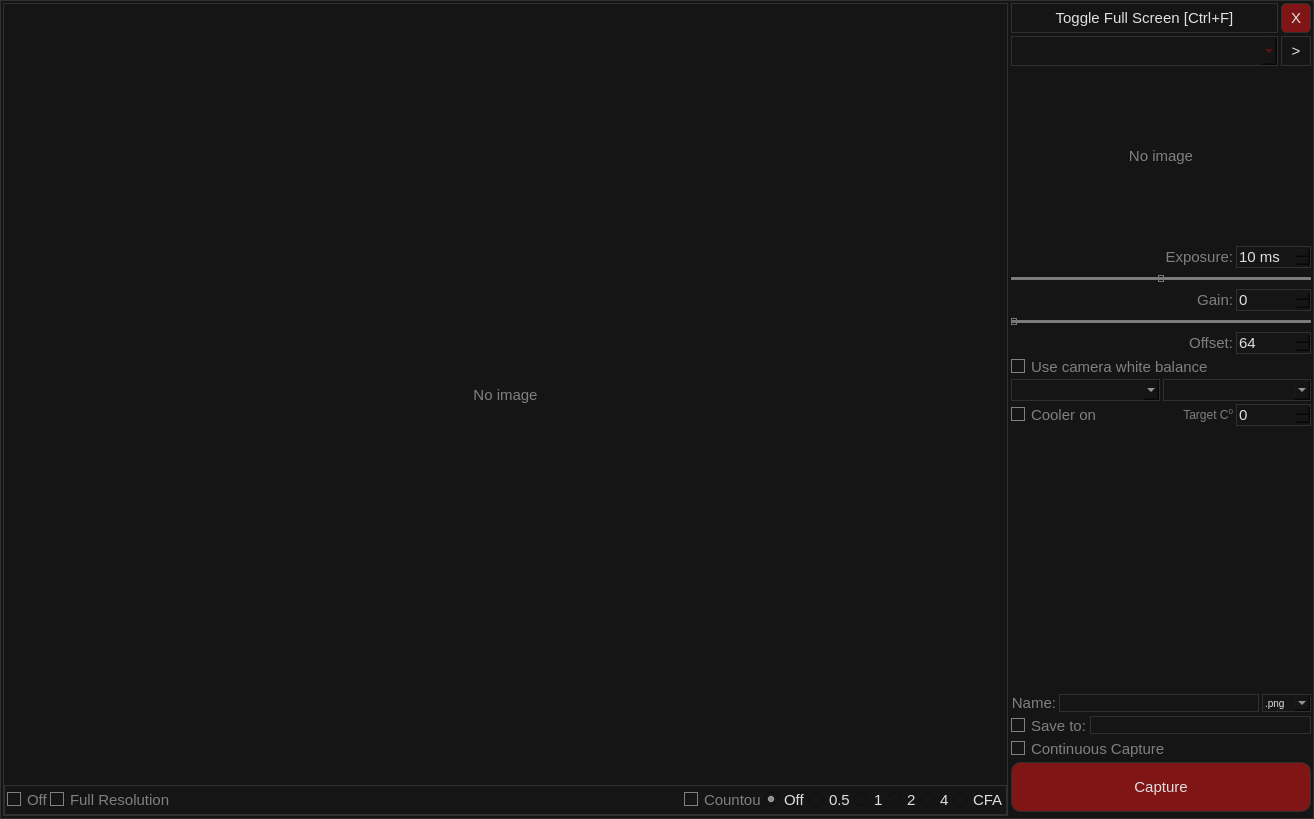
<?xml version="1.0" encoding="UTF-8"?>
<ui version="4.0">
 <class>MainFrame</class>
 <widget class="QMainWindow" name="MainFrame">
  <property name="geometry">
   <rect>
    <x>0</x>
    <y>0</y>
    <width>1314</width>
    <height>819</height>
   </rect>
  </property>
  <property name="windowTitle">
   <string>OpenAP Capture</string>
  </property>
  <property name="styleSheet">
   <string notr="true">QWidget {
	color: #E0E0E0;
	background-color: #151515;
	border-width: 1px;
	border-style: solid;
	border-color: #303030;
	font-size:15px;
}
QFrame {
	border-color: #303030;
}
QPushButton::hover {
	color: #FFFFFF;
	border-color: #707070;
}
QPushButton::pressed {
	background-color: #303030;
}
QPushButton:focus {
	outline: none;
}
QCheckBox {
	color: gray;
	border: none;
}
QCheckBox::indicator:unchecked {
	border: 1px solid gray;
}
QCheckBox::indicator:unchecked:hover {
	border: 2px solid gray;
}
QCheckBox::indicator:checked {
}
QLabel {
	color: gray;
}
QSlider {
	border: none;
}
QSlider::groove:horizontal {
	border: none;
	height: 3px;
}
QSlider::add-page:horizontal {
	background: gray;
	border: 1px solid #777;
}
QSlider::sub-page:horizontal {
	background: gray;
	border: 1px solid #777;
}
QSlider::handle:horizontal {
	background: qlineargradient(x1:0, y1:0, x2:1, y2:1,
		stop:0 #eee, stop:1 #ccc);
	border: 1px solid #777;
	width: 4px;
	margin-top: -2px;
	margin-bottom: -2px;
	border-radius: 4px;
}
</string>
  </property>
  <widget class="QWidget" name="centralWidget">
   <layout class="QHBoxLayout" name="horizontalLayout">
    <item>
     <widget class="QFrame" name="imageFrame">
      <property name="styleSheet">
       <string notr="true"/>
      </property>
      <property name="frameShape">
       <enum>QFrame::StyledPanel</enum>
      </property>
      <layout class="QVBoxLayout" name="verticalLayout_4">
       <property name="spacing">
        <number>0</number>
       </property>
       <property name="leftMargin">
        <number>0</number>
       </property>
       <property name="topMargin">
        <number>0</number>
       </property>
       <property name="rightMargin">
        <number>0</number>
       </property>
       <property name="bottomMargin">
        <number>0</number>
       </property>
       <item>
        <widget class="ImageView" name="imageView">
         <property name="styleSheet">
          <string notr="true">QLabel#imageView{ border:none; }</string>
         </property>
         <property name="text">
          <string>No image</string>
         </property>
         <property name="alignment">
          <set>Qt::AlignCenter</set>
         </property>
        </widget>
       </item>
       <item>
        <widget class="QFrame" name="imageControlsFrame">
         <property name="maximumSize">
          <size>
           <width>16777215</width>
           <height>30</height>
          </size>
         </property>
         <property name="styleSheet">
          <string notr="true">font-size:10px;
QFrame {
	border-right:none;
	border-left:none;
	border-bottom:none;
}</string>
         </property>
         <property name="frameShape">
          <enum>QFrame::StyledPanel</enum>
         </property>
         <property name="frameShadow">
          <enum>QFrame::Raised</enum>
         </property>
         <layout class="QHBoxLayout" name="horizontalLayout_11">
          <property name="leftMargin">
           <number>2</number>
          </property>
          <property name="topMargin">
           <number>2</number>
          </property>
          <property name="rightMargin">
           <number>2</number>
          </property>
          <property name="bottomMargin">
           <number>2</number>
          </property>
          <item>
           <widget class="QGroupBox" name="groupBox">
            <property name="styleSheet">
             <string notr="true">border:none;</string>
            </property>
            <property name="title">
             <string/>
            </property>
            <layout class="QHBoxLayout" name="horizontalLayout_13">
             <property name="leftMargin">
              <number>0</number>
             </property>
             <property name="topMargin">
              <number>0</number>
             </property>
             <property name="rightMargin">
              <number>0</number>
             </property>
             <property name="bottomMargin">
              <number>0</number>
             </property>
             <item>
              <widget class="QCheckBox" name="renderOffCheckBox">
               <property name="maximumSize">
                <size>
                 <width>40</width>
                 <height>16777215</height>
                </size>
               </property>
               <property name="text">
                <string>Off</string>
               </property>
              </widget>
             </item>
             <item>
              <widget class="QCheckBox" name="showFullResolution">
               <property name="text">
                <string>Full Resolution</string>
               </property>
              </widget>
             </item>
            </layout>
           </widget>
          </item>
          <item>
           <widget class="QGroupBox" name="zoomGroupBox">
            <property name="maximumSize">
             <size>
              <width>320</width>
              <height>16777215</height>
             </size>
            </property>
            <property name="styleSheet">
             <string notr="true">border:none;</string>
            </property>
            <property name="title">
             <string/>
            </property>
            <layout class="QHBoxLayout" name="horizontalLayout_12">
             <property name="leftMargin">
              <number>0</number>
             </property>
             <property name="topMargin">
              <number>0</number>
             </property>
             <property name="rightMargin">
              <number>0</number>
             </property>
             <property name="bottomMargin">
              <number>0</number>
             </property>
             <item>
              <widget class="QCheckBox" name="countourCheckBox">
               <property name="text">
                <string>Countour</string>
               </property>
              </widget>
             </item>
             <item>
              <widget class="QRadioButton" name="zoomOffRadioButton">
               <property name="text">
                <string>Off</string>
               </property>
               <property name="checked">
                <bool>true</bool>
               </property>
              </widget>
             </item>
             <item>
              <widget class="QRadioButton" name="zoomHalfRadioButton">
               <property name="text">
                <string>0.5</string>
               </property>
              </widget>
             </item>
             <item>
              <widget class="QRadioButton" name="zoom1xRadioButton">
               <property name="text">
                <string>1</string>
               </property>
               <property name="checked">
                <bool>false</bool>
               </property>
              </widget>
             </item>
             <item>
              <widget class="QRadioButton" name="zoom2xRadioButton">
               <property name="text">
                <string>2</string>
               </property>
              </widget>
             </item>
             <item>
              <widget class="QRadioButton" name="zoom4xRadioButton">
               <property name="text">
                <string>4</string>
               </property>
              </widget>
             </item>
             <item>
              <widget class="QRadioButton" name="zoomCfaRadioButton">
               <property name="text">
                <string>CFA</string>
               </property>
              </widget>
             </item>
            </layout>
           </widget>
          </item>
         </layout>
        </widget>
       </item>
      </layout>
     </widget>
    </item>
    <item>
     <widget class="QFrame" name="controlsPanel">
      <property name="minimumSize">
       <size>
        <width>300</width>
        <height>0</height>
       </size>
      </property>
      <property name="maximumSize">
       <size>
        <width>268</width>
        <height>16777215</height>
       </size>
      </property>
      <property name="styleSheet">
       <string notr="true">QFrame { 
	border:none;
}</string>
      </property>
      <property name="frameShape">
       <enum>QFrame::StyledPanel</enum>
      </property>
      <property name="frameShadow">
       <enum>QFrame::Raised</enum>
      </property>
      <layout class="QVBoxLayout" name="verticalLayout">
       <property name="leftMargin">
        <number>0</number>
       </property>
       <property name="topMargin">
        <number>0</number>
       </property>
       <property name="rightMargin">
        <number>0</number>
       </property>
       <item>
        <widget class="QFrame" name="topToolbar">
         <property name="sizePolicy">
          <sizepolicy hsizetype="Minimum" vsizetype="Fixed">
           <horstretch>0</horstretch>
           <verstretch>0</verstretch>
          </sizepolicy>
         </property>
         <property name="frameShape">
          <enum>QFrame::StyledPanel</enum>
         </property>
         <property name="frameShadow">
          <enum>QFrame::Raised</enum>
         </property>
         <layout class="QHBoxLayout" name="horizontalLayout_3">
          <property name="leftMargin">
           <number>0</number>
          </property>
          <property name="topMargin">
           <number>0</number>
          </property>
          <property name="rightMargin">
           <number>0</number>
          </property>
          <property name="bottomMargin">
           <number>0</number>
          </property>
          <item>
           <widget class="QPushButton" name="toggleFullScreenButton">
            <property name="sizePolicy">
             <sizepolicy hsizetype="Minimum" vsizetype="Preferred">
              <horstretch>0</horstretch>
              <verstretch>0</verstretch>
             </sizepolicy>
            </property>
            <property name="minimumSize">
             <size>
              <width>0</width>
              <height>30</height>
             </size>
            </property>
            <property name="maximumSize">
             <size>
              <width>16777215</width>
              <height>30</height>
             </size>
            </property>
            <property name="text">
             <string>Toggle Full Screen [Ctrl+F]</string>
            </property>
           </widget>
          </item>
          <item>
           <widget class="QPushButton" name="closeButton">
            <property name="minimumSize">
             <size>
              <width>30</width>
              <height>30</height>
             </size>
            </property>
            <property name="maximumSize">
             <size>
              <width>30</width>
              <height>30</height>
             </size>
            </property>
            <property name="font">
             <font>
              <pointsize>-1</pointsize>
             </font>
            </property>
            <property name="toolTip">
             <string>Exit application</string>
            </property>
            <property name="styleSheet">
             <string notr="true">QPushButton {
	background-color: #801515;
	border-radius: 5px;
}
</string>
            </property>
            <property name="text">
             <string>X</string>
            </property>
           </widget>
          </item>
         </layout>
        </widget>
       </item>
       <item>
        <widget class="QFrame" name="cameraSelectionControls">
         <property name="sizePolicy">
          <sizepolicy hsizetype="Preferred" vsizetype="Fixed">
           <horstretch>0</horstretch>
           <verstretch>0</verstretch>
          </sizepolicy>
         </property>
         <property name="minimumSize">
          <size>
           <width>0</width>
           <height>30</height>
          </size>
         </property>
         <property name="maximumSize">
          <size>
           <width>16777215</width>
           <height>16777215</height>
          </size>
         </property>
         <property name="styleSheet">
          <string notr="true">QFrame { 
	border:none;
}</string>
         </property>
         <property name="frameShape">
          <enum>QFrame::StyledPanel</enum>
         </property>
         <property name="frameShadow">
          <enum>QFrame::Raised</enum>
         </property>
         <layout class="QHBoxLayout" name="horizontalLayout_2">
          <property name="leftMargin">
           <number>0</number>
          </property>
          <property name="topMargin">
           <number>0</number>
          </property>
          <property name="rightMargin">
           <number>0</number>
          </property>
          <property name="bottomMargin">
           <number>0</number>
          </property>
          <item>
           <widget class="QComboBox" name="cameraSelectionCombo">
            <property name="minimumSize">
             <size>
              <width>0</width>
              <height>30</height>
             </size>
            </property>
            <property name="styleSheet">
             <string notr="true">QComboBox {
	color: #801515; 
	font-weight: bold;
}</string>
            </property>
            <property name="editable">
             <bool>true</bool>
            </property>
            <property name="frame">
             <bool>true</bool>
            </property>
           </widget>
          </item>
          <item>
           <widget class="QPushButton" name="cameraOpenCloseButton">
            <property name="maximumSize">
             <size>
              <width>30</width>
              <height>30</height>
             </size>
            </property>
            <property name="font">
             <font>
              <pointsize>-1</pointsize>
             </font>
            </property>
            <property name="text">
             <string>&gt;</string>
            </property>
           </widget>
          </item>
         </layout>
        </widget>
       </item>
       <item>
        <widget class="QLabel" name="histogramView">
         <property name="maximumSize">
          <size>
           <width>16777215</width>
           <height>174</height>
          </size>
         </property>
         <property name="text">
          <string>No image</string>
         </property>
         <property name="alignment">
          <set>Qt::AlignCenter</set>
         </property>
        </widget>
       </item>
       <item>
        <widget class="QFrame" name="cameraControlsFrame">
         <property name="sizePolicy">
          <sizepolicy hsizetype="Preferred" vsizetype="Fixed">
           <horstretch>0</horstretch>
           <verstretch>0</verstretch>
          </sizepolicy>
         </property>
         <property name="frameShape">
          <enum>QFrame::StyledPanel</enum>
         </property>
         <property name="frameShadow">
          <enum>QFrame::Raised</enum>
         </property>
         <layout class="QVBoxLayout" name="verticalLayout_2">
          <property name="spacing">
           <number>3</number>
          </property>
          <property name="leftMargin">
           <number>0</number>
          </property>
          <property name="topMargin">
           <number>0</number>
          </property>
          <property name="rightMargin">
           <number>0</number>
          </property>
          <property name="bottomMargin">
           <number>0</number>
          </property>
          <item>
           <widget class="QFrame" name="exposureFrame">
            <property name="sizePolicy">
             <sizepolicy hsizetype="Preferred" vsizetype="Fixed">
              <horstretch>0</horstretch>
              <verstretch>0</verstretch>
             </sizepolicy>
            </property>
            <property name="frameShape">
             <enum>QFrame::StyledPanel</enum>
            </property>
            <property name="frameShadow">
             <enum>QFrame::Raised</enum>
            </property>
            <layout class="QHBoxLayout" name="horizontalLayout_4">
             <property name="spacing">
              <number>3</number>
             </property>
             <property name="leftMargin">
              <number>0</number>
             </property>
             <property name="topMargin">
              <number>0</number>
             </property>
             <property name="rightMargin">
              <number>0</number>
             </property>
             <property name="bottomMargin">
              <number>0</number>
             </property>
             <item>
              <widget class="QLabel" name="exposureLabel">
               <property name="layoutDirection">
                <enum>Qt::LeftToRight</enum>
               </property>
               <property name="text">
                <string>Exposure:</string>
               </property>
               <property name="alignment">
                <set>Qt::AlignRight|Qt::AlignTrailing|Qt::AlignVCenter</set>
               </property>
              </widget>
             </item>
             <item>
              <widget class="QSpinBox" name="exposureSpinBox">
               <property name="maximumSize">
                <size>
                 <width>75</width>
                 <height>16777215</height>
                </size>
               </property>
               <property name="suffix">
                <string> ms</string>
               </property>
               <property name="minimum">
                <number>1</number>
               </property>
               <property name="maximum">
                <number>10000</number>
               </property>
               <property name="value">
                <number>10</number>
               </property>
               <property name="displayIntegerBase">
                <number>10</number>
               </property>
              </widget>
             </item>
            </layout>
           </widget>
          </item>
          <item>
           <widget class="QSlider" name="exposureSlider">
            <property name="minimum">
             <number>0</number>
            </property>
            <property name="maximum">
             <number>80</number>
            </property>
            <property name="singleStep">
             <number>1</number>
            </property>
            <property name="pageStep">
             <number>10</number>
            </property>
            <property name="value">
             <number>40</number>
            </property>
            <property name="sliderPosition">
             <number>40</number>
            </property>
            <property name="orientation">
             <enum>Qt::Horizontal</enum>
            </property>
            <property name="tickPosition">
             <enum>QSlider::NoTicks</enum>
            </property>
            <property name="tickInterval">
             <number>10</number>
            </property>
           </widget>
          </item>
          <item>
           <widget class="QFrame" name="gainFrame">
            <property name="sizePolicy">
             <sizepolicy hsizetype="Preferred" vsizetype="Fixed">
              <horstretch>0</horstretch>
              <verstretch>0</verstretch>
             </sizepolicy>
            </property>
            <property name="frameShape">
             <enum>QFrame::StyledPanel</enum>
            </property>
            <property name="frameShadow">
             <enum>QFrame::Raised</enum>
            </property>
            <layout class="QHBoxLayout" name="horizontalLayout_5">
             <property name="spacing">
              <number>3</number>
             </property>
             <property name="leftMargin">
              <number>0</number>
             </property>
             <property name="topMargin">
              <number>0</number>
             </property>
             <property name="rightMargin">
              <number>0</number>
             </property>
             <property name="bottomMargin">
              <number>0</number>
             </property>
             <item>
              <widget class="QLabel" name="ePerADULabel">
               <property name="layoutDirection">
                <enum>Qt::LeftToRight</enum>
               </property>
               <property name="text">
                <string/>
               </property>
               <property name="alignment">
                <set>Qt::AlignLeading|Qt::AlignLeft|Qt::AlignVCenter</set>
               </property>
              </widget>
             </item>
             <item>
              <widget class="QLabel" name="gainLabel">
               <property name="layoutDirection">
                <enum>Qt::LeftToRight</enum>
               </property>
               <property name="text">
                <string>Gain:</string>
               </property>
               <property name="alignment">
                <set>Qt::AlignRight|Qt::AlignTrailing|Qt::AlignVCenter</set>
               </property>
              </widget>
             </item>
             <item>
              <widget class="QSpinBox" name="gainSpinBox">
               <property name="maximumSize">
                <size>
                 <width>75</width>
                 <height>16777215</height>
                </size>
               </property>
               <property name="maximum">
                <number>600</number>
               </property>
              </widget>
             </item>
            </layout>
           </widget>
          </item>
          <item>
           <widget class="QSlider" name="gainSlider">
            <property name="maximum">
             <number>600</number>
            </property>
            <property name="singleStep">
             <number>1</number>
            </property>
            <property name="pageStep">
             <number>10</number>
            </property>
            <property name="orientation">
             <enum>Qt::Horizontal</enum>
            </property>
            <property name="tickPosition">
             <enum>QSlider::NoTicks</enum>
            </property>
           </widget>
          </item>
          <item>
           <widget class="QFrame" name="offsetFrame">
            <property name="sizePolicy">
             <sizepolicy hsizetype="Preferred" vsizetype="Fixed">
              <horstretch>0</horstretch>
              <verstretch>0</verstretch>
             </sizepolicy>
            </property>
            <property name="frameShape">
             <enum>QFrame::StyledPanel</enum>
            </property>
            <property name="frameShadow">
             <enum>QFrame::Raised</enum>
            </property>
            <layout class="QHBoxLayout" name="horizontalLayout_6">
             <property name="spacing">
              <number>3</number>
             </property>
             <property name="leftMargin">
              <number>0</number>
             </property>
             <property name="topMargin">
              <number>0</number>
             </property>
             <property name="rightMargin">
              <number>0</number>
             </property>
             <property name="bottomMargin">
              <number>0</number>
             </property>
             <item>
              <widget class="QLabel" name="offsetLabel">
               <property name="layoutDirection">
                <enum>Qt::LeftToRight</enum>
               </property>
               <property name="text">
                <string>Offset:</string>
               </property>
               <property name="alignment">
                <set>Qt::AlignRight|Qt::AlignTrailing|Qt::AlignVCenter</set>
               </property>
              </widget>
             </item>
             <item>
              <widget class="QSpinBox" name="offsetSpinBox">
               <property name="maximumSize">
                <size>
                 <width>75</width>
                 <height>16777215</height>
                </size>
               </property>
               <property name="suffix">
                <string/>
               </property>
               <property name="minimum">
                <number>0</number>
               </property>
               <property name="maximum">
                <number>500</number>
               </property>
               <property name="value">
                <number>64</number>
               </property>
               <property name="displayIntegerBase">
                <number>10</number>
               </property>
              </widget>
             </item>
            </layout>
           </widget>
          </item>
          <item>
           <widget class="QCheckBox" name="useCameraWhiteBalanceCheckBox">
            <property name="text">
             <string>Use camera white balance</string>
            </property>
           </widget>
          </item>
          <item>
           <widget class="QFrame" name="filterWheelFrame">
            <property name="sizePolicy">
             <sizepolicy hsizetype="Preferred" vsizetype="Fixed">
              <horstretch>0</horstretch>
              <verstretch>0</verstretch>
             </sizepolicy>
            </property>
            <property name="frameShape">
             <enum>QFrame::StyledPanel</enum>
            </property>
            <property name="frameShadow">
             <enum>QFrame::Raised</enum>
            </property>
            <layout class="QHBoxLayout" name="horizontalLayout_7">
             <property name="spacing">
              <number>3</number>
             </property>
             <property name="leftMargin">
              <number>0</number>
             </property>
             <property name="topMargin">
              <number>0</number>
             </property>
             <property name="rightMargin">
              <number>0</number>
             </property>
             <property name="bottomMargin">
              <number>0</number>
             </property>
             <item>
              <widget class="QComboBox" name="filterWheelComboBox">
               <property name="editable">
                <bool>true</bool>
               </property>
              </widget>
             </item>
             <item>
              <widget class="QComboBox" name="filterComboBox">
               <property name="editable">
                <bool>true</bool>
               </property>
              </widget>
             </item>
            </layout>
           </widget>
          </item>
          <item>
           <widget class="QFrame" name="temperatureFrame">
            <property name="sizePolicy">
             <sizepolicy hsizetype="Preferred" vsizetype="Fixed">
              <horstretch>0</horstretch>
              <verstretch>0</verstretch>
             </sizepolicy>
            </property>
            <property name="frameShape">
             <enum>QFrame::StyledPanel</enum>
            </property>
            <property name="frameShadow">
             <enum>QFrame::Raised</enum>
            </property>
            <layout class="QHBoxLayout" name="horizontalLayout_9">
             <property name="spacing">
              <number>3</number>
             </property>
             <property name="leftMargin">
              <number>0</number>
             </property>
             <property name="topMargin">
              <number>0</number>
             </property>
             <property name="rightMargin">
              <number>0</number>
             </property>
             <property name="bottomMargin">
              <number>0</number>
             </property>
             <item>
              <widget class="QCheckBox" name="coolerCheckBox">
               <property name="text">
                <string>Cooler on</string>
               </property>
              </widget>
             </item>
             <item>
              <widget class="QLabel" name="temperatureLabel">
               <property name="layoutDirection">
                <enum>Qt::LeftToRight</enum>
               </property>
               <property name="text">
                <string>&lt;html&gt;&lt;head/&gt;&lt;body&gt;&lt;p&gt;&lt;span style=&quot; font-size:9pt;&quot;&gt;Target C&lt;/span&gt;&lt;span style=&quot; font-size:9pt; vertical-align:super;&quot;&gt;0&lt;/span&gt;&lt;/p&gt;&lt;/body&gt;&lt;/html&gt;</string>
               </property>
               <property name="alignment">
                <set>Qt::AlignRight|Qt::AlignTrailing|Qt::AlignVCenter</set>
               </property>
              </widget>
             </item>
             <item>
              <widget class="QSpinBox" name="temperatureSpinBox">
               <property name="maximumSize">
                <size>
                 <width>75</width>
                 <height>16777215</height>
                </size>
               </property>
               <property name="maximum">
                <number>600</number>
               </property>
              </widget>
             </item>
            </layout>
           </widget>
          </item>
         </layout>
        </widget>
       </item>
       <item>
        <widget class="QLabel" name="infoLabel">
         <property name="styleSheet">
          <string notr="true">font-size:14px;</string>
         </property>
         <property name="text">
          <string/>
         </property>
         <property name="alignment">
          <set>Qt::AlignCenter</set>
         </property>
        </widget>
       </item>
       <item>
        <widget class="QFrame" name="captureFrame">
         <property name="sizePolicy">
          <sizepolicy hsizetype="Preferred" vsizetype="Fixed">
           <horstretch>0</horstretch>
           <verstretch>0</verstretch>
          </sizepolicy>
         </property>
         <property name="minimumSize">
          <size>
           <width>0</width>
           <height>120</height>
          </size>
         </property>
         <property name="frameShape">
          <enum>QFrame::StyledPanel</enum>
         </property>
         <property name="frameShadow">
          <enum>QFrame::Raised</enum>
         </property>
         <layout class="QVBoxLayout" name="verticalLayout_3">
          <property name="spacing">
           <number>3</number>
          </property>
          <property name="leftMargin">
           <number>0</number>
          </property>
          <property name="topMargin">
           <number>0</number>
          </property>
          <property name="rightMargin">
           <number>0</number>
          </property>
          <property name="bottomMargin">
           <number>0</number>
          </property>
          <item>
           <widget class="QFrame" name="objectFrame">
            <property name="sizePolicy">
             <sizepolicy hsizetype="Preferred" vsizetype="Fixed">
              <horstretch>0</horstretch>
              <verstretch>0</verstretch>
             </sizepolicy>
            </property>
            <property name="frameShape">
             <enum>QFrame::StyledPanel</enum>
            </property>
            <property name="frameShadow">
             <enum>QFrame::Raised</enum>
            </property>
            <layout class="QHBoxLayout" name="horizontalLayout_10">
             <property name="spacing">
              <number>3</number>
             </property>
             <property name="leftMargin">
              <number>0</number>
             </property>
             <property name="topMargin">
              <number>0</number>
             </property>
             <property name="rightMargin">
              <number>0</number>
             </property>
             <property name="bottomMargin">
              <number>0</number>
             </property>
             <item>
              <widget class="QLabel" name="objectNameLabel">
               <property name="layoutDirection">
                <enum>Qt::LeftToRight</enum>
               </property>
               <property name="text">
                <string>Name:</string>
               </property>
               <property name="alignment">
                <set>Qt::AlignRight|Qt::AlignTrailing|Qt::AlignVCenter</set>
               </property>
              </widget>
             </item>
             <item>
              <widget class="QLineEdit" name="objectNameEdit">
               <property name="styleSheet">
                <string notr="true">font-size:10px;</string>
               </property>
              </widget>
             </item>
             <item>
              <widget class="QComboBox" name="formatComboBox">
               <property name="styleSheet">
                <string notr="true">font-size:10px;</string>
               </property>
               <property name="editable">
                <bool>true</bool>
               </property>
               <item>
                <property name="text">
                 <string>.png</string>
                </property>
               </item>
               <item>
                <property name="text">
                 <string>.pixels</string>
                </property>
               </item>
              </widget>
             </item>
            </layout>
           </widget>
          </item>
          <item>
           <widget class="QFrame" name="saveToFrame">
            <property name="sizePolicy">
             <sizepolicy hsizetype="Preferred" vsizetype="Fixed">
              <horstretch>0</horstretch>
              <verstretch>0</verstretch>
             </sizepolicy>
            </property>
            <property name="frameShape">
             <enum>QFrame::StyledPanel</enum>
            </property>
            <property name="frameShadow">
             <enum>QFrame::Raised</enum>
            </property>
            <layout class="QHBoxLayout" name="horizontalLayout_8">
             <property name="spacing">
              <number>3</number>
             </property>
             <property name="leftMargin">
              <number>0</number>
             </property>
             <property name="topMargin">
              <number>0</number>
             </property>
             <property name="rightMargin">
              <number>0</number>
             </property>
             <property name="bottomMargin">
              <number>0</number>
             </property>
             <item alignment="Qt::AlignLeft">
              <widget class="QCheckBox" name="saveToCheckBox">
               <property name="layoutDirection">
                <enum>Qt::LeftToRight</enum>
               </property>
               <property name="text">
                <string>Save to:</string>
               </property>
              </widget>
             </item>
             <item>
              <widget class="QLineEdit" name="saveToEdit">
               <property name="styleSheet">
                <string notr="true">font-size:10px;</string>
               </property>
              </widget>
             </item>
            </layout>
           </widget>
          </item>
          <item>
           <widget class="QCheckBox" name="continuousCaptureCheckBox">
            <property name="layoutDirection">
             <enum>Qt::LeftToRight</enum>
            </property>
            <property name="text">
             <string>Continuous Capture</string>
            </property>
           </widget>
          </item>
          <item>
           <widget class="QPushButton" name="captureButton">
            <property name="maximumSize">
             <size>
              <width>16777215</width>
              <height>50</height>
             </size>
            </property>
            <property name="styleSheet">
             <string notr="true">background-color: #801515;
border-radius: 10px;</string>
            </property>
            <property name="text">
             <string>Capture</string>
            </property>
           </widget>
          </item>
         </layout>
        </widget>
       </item>
      </layout>
     </widget>
    </item>
   </layout>
  </widget>
 </widget>
 <layoutdefault spacing="3" margin="3"/>
 <customwidgets>
  <customwidget>
   <class>ImageView</class>
   <extends>QLabel</extends>
   <header>imageview.h</header>
  </customwidget>
 </customwidgets>
 <resources/>
 <connections/>
</ui>
